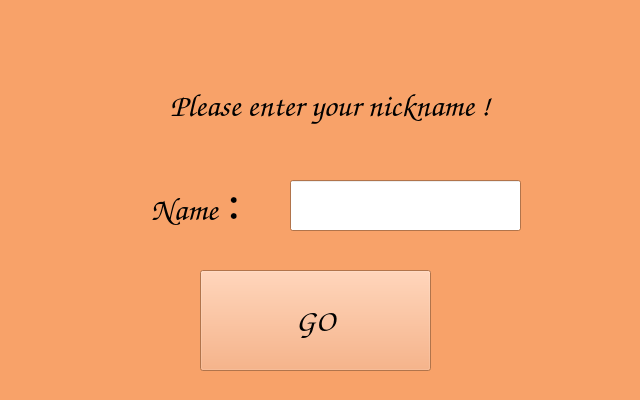
<?xml version="1.0" encoding="UTF-8"?>
<ui version="4.0">
 <class>Register</class>
 <widget class="QWidget" name="Register">
  <property name="windowModality">
   <enum>Qt::NonModal</enum>
  </property>
  <property name="geometry">
   <rect>
    <x>0</x>
    <y>0</y>
    <width>640</width>
    <height>400</height>
   </rect>
  </property>
  <property name="palette">
   <palette>
    <active>
     <colorrole role="WindowText">
      <brush brushstyle="SolidPattern">
       <color alpha="255">
        <red>0</red>
        <green>0</green>
        <blue>0</blue>
       </color>
      </brush>
     </colorrole>
     <colorrole role="Button">
      <brush brushstyle="SolidPattern">
       <color alpha="255">
        <red>248</red>
        <green>162</green>
        <blue>105</blue>
       </color>
      </brush>
     </colorrole>
     <colorrole role="Light">
      <brush brushstyle="SolidPattern">
       <color alpha="255">
        <red>255</red>
        <green>237</green>
        <blue>225</blue>
       </color>
      </brush>
     </colorrole>
     <colorrole role="Midlight">
      <brush brushstyle="SolidPattern">
       <color alpha="255">
        <red>251</red>
        <green>199</green>
        <blue>165</blue>
       </color>
      </brush>
     </colorrole>
     <colorrole role="Dark">
      <brush brushstyle="SolidPattern">
       <color alpha="255">
        <red>124</red>
        <green>81</green>
        <blue>52</blue>
       </color>
      </brush>
     </colorrole>
     <colorrole role="Mid">
      <brush brushstyle="SolidPattern">
       <color alpha="255">
        <red>165</red>
        <green>108</green>
        <blue>70</blue>
       </color>
      </brush>
     </colorrole>
     <colorrole role="Text">
      <brush brushstyle="SolidPattern">
       <color alpha="255">
        <red>0</red>
        <green>0</green>
        <blue>0</blue>
       </color>
      </brush>
     </colorrole>
     <colorrole role="BrightText">
      <brush brushstyle="SolidPattern">
       <color alpha="255">
        <red>255</red>
        <green>255</green>
        <blue>255</blue>
       </color>
      </brush>
     </colorrole>
     <colorrole role="ButtonText">
      <brush brushstyle="SolidPattern">
       <color alpha="255">
        <red>0</red>
        <green>0</green>
        <blue>0</blue>
       </color>
      </brush>
     </colorrole>
     <colorrole role="Base">
      <brush brushstyle="SolidPattern">
       <color alpha="255">
        <red>255</red>
        <green>255</green>
        <blue>255</blue>
       </color>
      </brush>
     </colorrole>
     <colorrole role="Window">
      <brush brushstyle="SolidPattern">
       <color alpha="255">
        <red>248</red>
        <green>162</green>
        <blue>105</blue>
       </color>
      </brush>
     </colorrole>
     <colorrole role="Shadow">
      <brush brushstyle="SolidPattern">
       <color alpha="255">
        <red>0</red>
        <green>0</green>
        <blue>0</blue>
       </color>
      </brush>
     </colorrole>
     <colorrole role="AlternateBase">
      <brush brushstyle="SolidPattern">
       <color alpha="255">
        <red>251</red>
        <green>208</green>
        <blue>180</blue>
       </color>
      </brush>
     </colorrole>
     <colorrole role="ToolTipBase">
      <brush brushstyle="SolidPattern">
       <color alpha="255">
        <red>255</red>
        <green>255</green>
        <blue>220</blue>
       </color>
      </brush>
     </colorrole>
     <colorrole role="ToolTipText">
      <brush brushstyle="SolidPattern">
       <color alpha="255">
        <red>0</red>
        <green>0</green>
        <blue>0</blue>
       </color>
      </brush>
     </colorrole>
    </active>
    <inactive>
     <colorrole role="WindowText">
      <brush brushstyle="SolidPattern">
       <color alpha="255">
        <red>0</red>
        <green>0</green>
        <blue>0</blue>
       </color>
      </brush>
     </colorrole>
     <colorrole role="Button">
      <brush brushstyle="SolidPattern">
       <color alpha="255">
        <red>248</red>
        <green>162</green>
        <blue>105</blue>
       </color>
      </brush>
     </colorrole>
     <colorrole role="Light">
      <brush brushstyle="SolidPattern">
       <color alpha="255">
        <red>255</red>
        <green>237</green>
        <blue>225</blue>
       </color>
      </brush>
     </colorrole>
     <colorrole role="Midlight">
      <brush brushstyle="SolidPattern">
       <color alpha="255">
        <red>251</red>
        <green>199</green>
        <blue>165</blue>
       </color>
      </brush>
     </colorrole>
     <colorrole role="Dark">
      <brush brushstyle="SolidPattern">
       <color alpha="255">
        <red>124</red>
        <green>81</green>
        <blue>52</blue>
       </color>
      </brush>
     </colorrole>
     <colorrole role="Mid">
      <brush brushstyle="SolidPattern">
       <color alpha="255">
        <red>165</red>
        <green>108</green>
        <blue>70</blue>
       </color>
      </brush>
     </colorrole>
     <colorrole role="Text">
      <brush brushstyle="SolidPattern">
       <color alpha="255">
        <red>0</red>
        <green>0</green>
        <blue>0</blue>
       </color>
      </brush>
     </colorrole>
     <colorrole role="BrightText">
      <brush brushstyle="SolidPattern">
       <color alpha="255">
        <red>255</red>
        <green>255</green>
        <blue>255</blue>
       </color>
      </brush>
     </colorrole>
     <colorrole role="ButtonText">
      <brush brushstyle="SolidPattern">
       <color alpha="255">
        <red>0</red>
        <green>0</green>
        <blue>0</blue>
       </color>
      </brush>
     </colorrole>
     <colorrole role="Base">
      <brush brushstyle="SolidPattern">
       <color alpha="255">
        <red>255</red>
        <green>255</green>
        <blue>255</blue>
       </color>
      </brush>
     </colorrole>
     <colorrole role="Window">
      <brush brushstyle="SolidPattern">
       <color alpha="255">
        <red>248</red>
        <green>162</green>
        <blue>105</blue>
       </color>
      </brush>
     </colorrole>
     <colorrole role="Shadow">
      <brush brushstyle="SolidPattern">
       <color alpha="255">
        <red>0</red>
        <green>0</green>
        <blue>0</blue>
       </color>
      </brush>
     </colorrole>
     <colorrole role="AlternateBase">
      <brush brushstyle="SolidPattern">
       <color alpha="255">
        <red>251</red>
        <green>208</green>
        <blue>180</blue>
       </color>
      </brush>
     </colorrole>
     <colorrole role="ToolTipBase">
      <brush brushstyle="SolidPattern">
       <color alpha="255">
        <red>255</red>
        <green>255</green>
        <blue>220</blue>
       </color>
      </brush>
     </colorrole>
     <colorrole role="ToolTipText">
      <brush brushstyle="SolidPattern">
       <color alpha="255">
        <red>0</red>
        <green>0</green>
        <blue>0</blue>
       </color>
      </brush>
     </colorrole>
    </inactive>
    <disabled>
     <colorrole role="WindowText">
      <brush brushstyle="SolidPattern">
       <color alpha="255">
        <red>124</red>
        <green>81</green>
        <blue>52</blue>
       </color>
      </brush>
     </colorrole>
     <colorrole role="Button">
      <brush brushstyle="SolidPattern">
       <color alpha="255">
        <red>248</red>
        <green>162</green>
        <blue>105</blue>
       </color>
      </brush>
     </colorrole>
     <colorrole role="Light">
      <brush brushstyle="SolidPattern">
       <color alpha="255">
        <red>255</red>
        <green>237</green>
        <blue>225</blue>
       </color>
      </brush>
     </colorrole>
     <colorrole role="Midlight">
      <brush brushstyle="SolidPattern">
       <color alpha="255">
        <red>251</red>
        <green>199</green>
        <blue>165</blue>
       </color>
      </brush>
     </colorrole>
     <colorrole role="Dark">
      <brush brushstyle="SolidPattern">
       <color alpha="255">
        <red>124</red>
        <green>81</green>
        <blue>52</blue>
       </color>
      </brush>
     </colorrole>
     <colorrole role="Mid">
      <brush brushstyle="SolidPattern">
       <color alpha="255">
        <red>165</red>
        <green>108</green>
        <blue>70</blue>
       </color>
      </brush>
     </colorrole>
     <colorrole role="Text">
      <brush brushstyle="SolidPattern">
       <color alpha="255">
        <red>124</red>
        <green>81</green>
        <blue>52</blue>
       </color>
      </brush>
     </colorrole>
     <colorrole role="BrightText">
      <brush brushstyle="SolidPattern">
       <color alpha="255">
        <red>255</red>
        <green>255</green>
        <blue>255</blue>
       </color>
      </brush>
     </colorrole>
     <colorrole role="ButtonText">
      <brush brushstyle="SolidPattern">
       <color alpha="255">
        <red>124</red>
        <green>81</green>
        <blue>52</blue>
       </color>
      </brush>
     </colorrole>
     <colorrole role="Base">
      <brush brushstyle="SolidPattern">
       <color alpha="255">
        <red>248</red>
        <green>162</green>
        <blue>105</blue>
       </color>
      </brush>
     </colorrole>
     <colorrole role="Window">
      <brush brushstyle="SolidPattern">
       <color alpha="255">
        <red>248</red>
        <green>162</green>
        <blue>105</blue>
       </color>
      </brush>
     </colorrole>
     <colorrole role="Shadow">
      <brush brushstyle="SolidPattern">
       <color alpha="255">
        <red>0</red>
        <green>0</green>
        <blue>0</blue>
       </color>
      </brush>
     </colorrole>
     <colorrole role="AlternateBase">
      <brush brushstyle="SolidPattern">
       <color alpha="255">
        <red>248</red>
        <green>162</green>
        <blue>105</blue>
       </color>
      </brush>
     </colorrole>
     <colorrole role="ToolTipBase">
      <brush brushstyle="SolidPattern">
       <color alpha="255">
        <red>255</red>
        <green>255</green>
        <blue>220</blue>
       </color>
      </brush>
     </colorrole>
     <colorrole role="ToolTipText">
      <brush brushstyle="SolidPattern">
       <color alpha="255">
        <red>0</red>
        <green>0</green>
        <blue>0</blue>
       </color>
      </brush>
     </colorrole>
    </disabled>
   </palette>
  </property>
  <property name="font">
   <font>
    <family>Comic Sans MS</family>
    <pointsize>14</pointsize>
    <weight>75</weight>
    <bold>true</bold>
    <stylestrategy>PreferDefault</stylestrategy>
   </font>
  </property>
  <property name="windowTitle">
   <string>Form</string>
  </property>
  <widget class="QLabel" name="Welcome">
   <property name="geometry">
    <rect>
     <x>110</x>
     <y>160</y>
     <width>181</width>
     <height>91</height>
    </rect>
   </property>
   <property name="font">
    <font>
     <pointsize>24</pointsize>
    </font>
   </property>
   <property name="text">
    <string>Name：</string>
   </property>
   <property name="alignment">
    <set>Qt::AlignCenter</set>
   </property>
  </widget>
  <widget class="QLabel" name="Wait_text">
   <property name="geometry">
    <rect>
     <x>30</x>
     <y>40</y>
     <width>600</width>
     <height>131</height>
    </rect>
   </property>
   <property name="maximumSize">
    <size>
     <width>600</width>
     <height>600</height>
    </size>
   </property>
   <property name="font">
    <font>
     <pointsize>24</pointsize>
    </font>
   </property>
   <property name="text">
    <string>Please enter your nickname !</string>
   </property>
   <property name="alignment">
    <set>Qt::AlignCenter</set>
   </property>
  </widget>
  <widget class="QPushButton" name="GO">
   <property name="geometry">
    <rect>
     <x>200</x>
     <y>270</y>
     <width>231</width>
     <height>101</height>
    </rect>
   </property>
   <property name="font">
    <font>
     <pointsize>24</pointsize>
    </font>
   </property>
   <property name="mouseTracking">
    <bool>false</bool>
   </property>
   <property name="tabletTracking">
    <bool>true</bool>
   </property>
   <property name="focusPolicy">
    <enum>Qt::ClickFocus</enum>
   </property>
   <property name="contextMenuPolicy">
    <enum>Qt::ActionsContextMenu</enum>
   </property>
   <property name="text">
    <string>GO</string>
   </property>
   <property name="checkable">
    <bool>true</bool>
   </property>
   <property name="autoDefault">
    <bool>true</bool>
   </property>
  </widget>
  <widget class="QLineEdit" name="lineEdit">
   <property name="geometry">
    <rect>
     <x>290</x>
     <y>180</y>
     <width>231</width>
     <height>51</height>
    </rect>
   </property>
   <property name="font">
    <font>
     <pointsize>24</pointsize>
     <weight>50</weight>
     <bold>false</bold>
    </font>
   </property>
   <property name="alignment">
    <set>Qt::AlignCenter</set>
   </property>
  </widget>
 </widget>
 <resources/>
 <connections/>
</ui>
